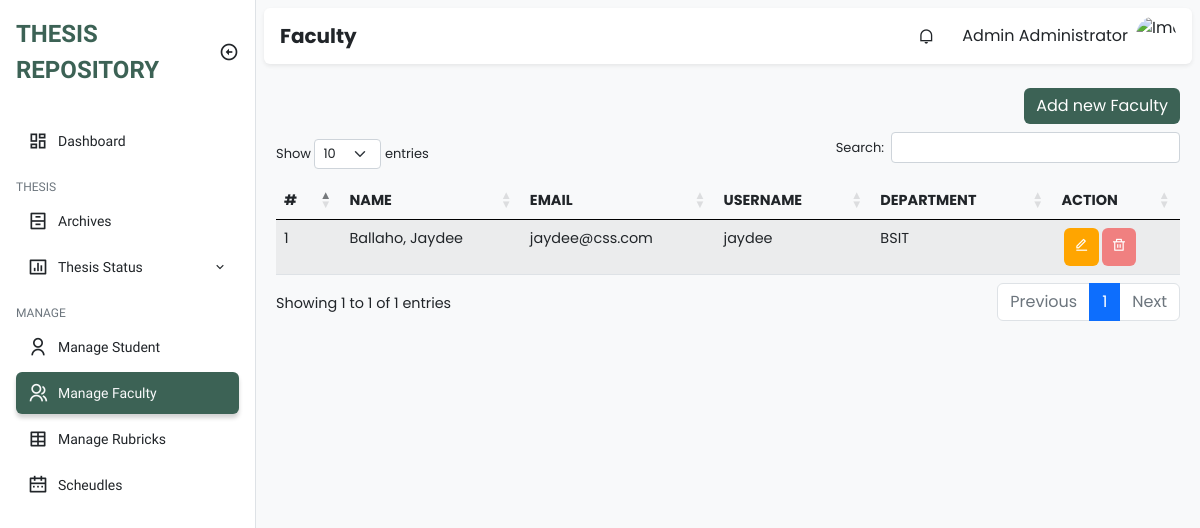
Page /admin/manage_faculty.php (signed in) on the earlier database version.
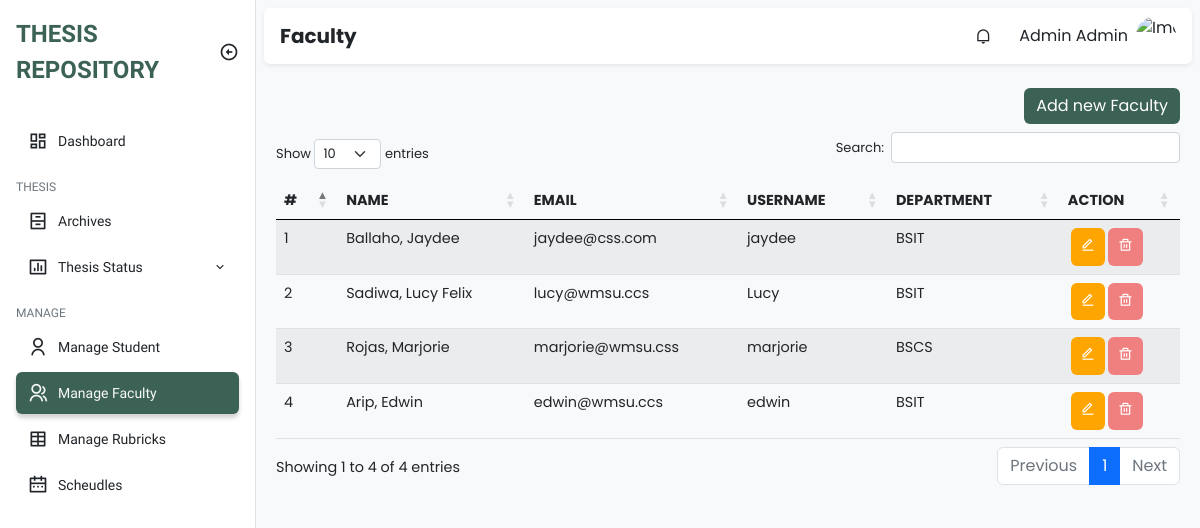
Same page on the later database version.
### tables this page shows
CREATE TABLE `faculty` (
  `id` int(11) NOT NULL,
  `firstname` varchar(255) NOT NULL,
  `middle_name` varchar(100) NOT NULL,
  `lastname` varchar(255) NOT NULL,
  `email` varchar(100) NOT NULL,
  `username` varchar(255) NOT NULL,
  `password` varchar(100) NOT NULL,
  `department` varchar(100) NOT NULL,
  `type` varchar(100) NOT NULL,
  `created_at` timestamp NOT NULL DEFAULT current_timestamp(),
  `updated_at` timestamp NOT NULL DEFAULT current_timestamp() ON UPDATE current_timestamp()
);

### class/faculty.class.php (called while the page is built, shortened)
<?php
class Faculty{
    protected $db;
    function __construct()
    {
        $this->db = new Database();
    }
    function show(){
        $sql = "SELECT * FROM faculty ORDER BY CONCAT('lastname',', ','firstname') ASC;";
        $query=$this->db->connect()->prepare($sql);
        if($query->execute()){
            $data = $query->fetchAll();
        }
        return $data;
    }
}
?>

### class/database.sample.php (called while the page is built)
<?php
class Database{
    private $host = 'localhost';
    private $username = 'root';
    private $password = '';
    private $database = 'tams';
    protected $connection;
    function connect(){
        try
			{
				$this->connection = new PDO("mysql:host=$this->host;dbname=$this->database",
											$this->username, $this->password);
			}
			catch (PDOException $e)
			{
				echo "Connection error " . $e->getMessage();
			}
        return $this->connection;
    }
}
?>

### admin/manage_faculty.php (the view, shortened to what the changed rows need)
<?php
require_once '../class/faculty.class.php';
?>
<!DOCTYPE html>
<html lang="en">
  <head>
    <link
      href="https://cdn.jsdelivr.net/npm/remixicon@2.5.0/fonts/remixicon.css"
      rel="stylesheet"
    />
    <link rel="stylesheet" href="https://cdn.datatables.net/1.13.1/css/dataTables.bootstrap5.min.css">
    <link rel="stylesheet" href="https://cdn.datatables.net/responsive/2.4.0/css/responsive.bootstrap.min.css">
    <link rel="stylesheet" href="../assets/css/bootstrap.min.css" />
    <link rel="stylesheet" href="../assets/css/style.css" />
  </head>
  <body>
    <main class="bg-light">
      <div class="p-2">
        <nav class="px-3 py-2 bg-white rounded shadow-sm">
          <div class="dropdown">
            <div
              class="d-flex align-items-center cursor-pointer dropdown-toggle"
              data-bs-toggle="dropdown"
              aria-expanded="false"
            >
              <span class="me-2 d-none d-sm-block"><?php echo $_SESSION['fullname'] ?></span>
              <img
                class="navbar-profile-image"
                src="https://images.unsplash.com/flagged/photo-1570612861542-284f4c12e75f?ixlib=rb-1.2.1&ixid=MnwxMjA3fDB8MHxzZWFyY2h8M3x8cGVyc29ufGVufDB8fDB8fA%3D%3D&auto=format&fit=crop&w=500&q=60"
                alt="Image"
              />
            </div>
          </div>
        </nav>
        <div class="py-4">
          <div class="container">
            <div class="head-cont d-flex justify-content-end pb-2">
                <button type="button" class="btn btn-primary add-button" data-bs-toggle="modal" data-bs-target="#exampleModal">
                </button>
            </div>
                    <table id="example" class="table table-striped" style="width:100%">
                        <thead>
                            <tr>
                                <th>#</th>
                                <th>Name</th>
                                <th>Email</th>
                                <th>Username</th>
                                <th>Department</th>
                                <?php
                                    if($_SESSION['user_type'] == 'admin'){
                                ?>
                                    <th class="action">Action</th>
                                <?php
                                    }
                                ?>
                            </tr>
                        </thead>
                        <tbody>
                        <?php
                            require_once '../class/faculty.class.php';
                            $faculty = new Faculty();
                            $i = 1;
                            foreach ($faculty->show() as $value){
                        ?>
                            <tr>
                                <td><?php echo $i ?></td>
                                <td><?php echo $value['lastname'] . ', ' . $value['firstname'] . ' ' . $value['middle_name']?></td>
                                <td><?php echo $value['email'] ?></td>
                                <td><?php echo $value['username'] ?></td>
                                <td><?php echo $value['department'] ?></td>
                                <?php
                                    if($_SESSION['user_type'] == 'admin'){
                                ?>
                                    <td>
                                        <div class="actions">
                                            <a class="action-edit" href="#"><i class="ri-edit-line"></i></a>
                                             <a class="action-delete" href="delete_faculty.php?id=<?php echo $value['id'] ?>" ><i class="ri-delete-bin-line"></i></a>
                                        </div>
                                    </td>
                                <?php
                                    }
                                ?>
                            </tr>
                        <?php
                            $i++;
                        }
                        ?>
                        </tbody>
                    </table>
                </div>
    </div>
    </div>
    </main>
  </body>
</html>

Differences in the rows shown:
added faculty: lastname "Sadiwa", firstname "Lucy Felix", email "lucy@wmsu.ccs", username "Lucy", department "BSIT"
added faculty: lastname "Rojas", firstname "Marjorie", email "marjorie@wmsu.css", username "marjorie", department "BSCS"
added faculty: lastname "Arip", firstname "Edwin", email "edwin@wmsu.ccs", username "edwin", department "BSIT"
Other differences:
$_SESSION['fullname']: "Admin Administrator" → "Admin Admin"
text written by a page script: "Show entries Search: Showing 1 to 1 of 1 entries Previous 1 Next" → "Show entries Search: Showing 1 to 4 of 4 entries Previous 1 Next"
